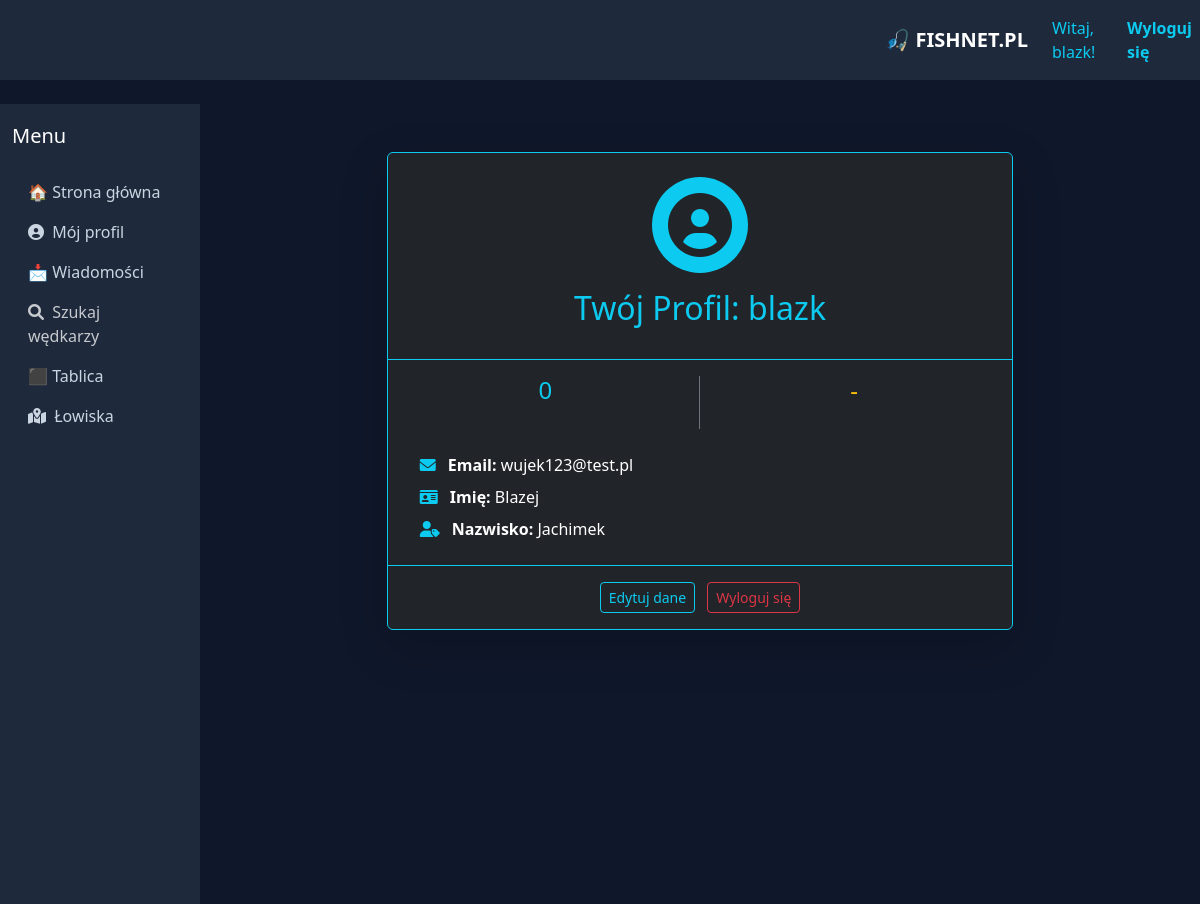
The app's page /profil/ (signed in), older data.
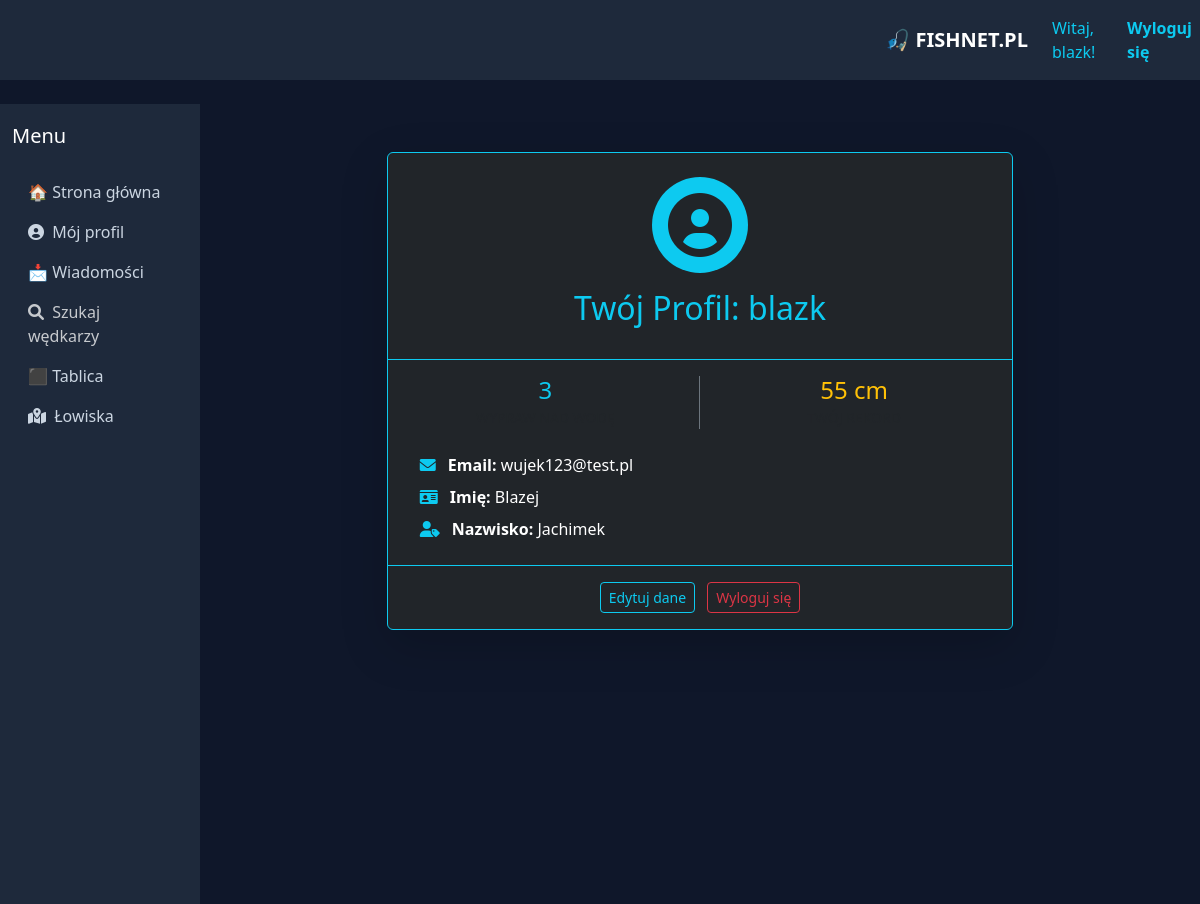
The same page, newer data.
### main/models.py (models this page shows, shortened)
class Polow(models.Model):
    uzytkownik = models.ForeignKey(User, on_delete=models.CASCADE, related_name='polowy')
    lowisko = models.ForeignKey(Lowisko, on_delete=models.SET_NULL, null=True, verbose_name="Miejsce połowu")
    gatunek_ryby = models.CharField(max_length=90, verbose_name="Gatunek ryby")
    waga_ryby = models.DecimalField(max_digits=6, decimal_places=2, help_text="kg", null=True, blank=True)
    dlugosc_ryby = models.PositiveIntegerField(help_text="cm", null=True, blank=True)
    data_polowu = models.DateTimeField(auto_now_add=True)
    zdjecie_ryby = models.ImageField(upload_to='zdjecia_ryb/', null=True, blank=True)
    opis = models.TextField(blank=True, verbose_name="Dodatkowe informacje")
    class Meta:
        verbose_name = "Połów"
        verbose_name_plural = "Połowy"

### users/views.py (the view)
# urls.py: path('profil/', user_views.profil, name='profil'),
@login_required
def profil(request):
    from main.models import Polow
    ryby = Polow.objects.filter(uzytkownik=request.user).order_by('-data_polowu')
    context = {
        'uzytkownik': request.user,
        'ryby': ryby,
        'liczba_ryb': ryby.count(),
        'najwieksza': ryby.order_by('-dlugosc_ryby').first(),
    }
    return render(request, 'users/profil.html', context)

### main/context_processor.py (called while the page is built)
def powiadomienia_systemowe(request):
    if request.user.is_authenticated:
        n_wiadomosci = Wiadomosc.objects.filter(odbiorca=request.user, czy_przeczytana=False).count()
        n_obserwujacy = Powiadomienie.objects.filter(odbiorca=request.user, czy_przeczytane=False).count()
        return {
            'nieprzeczytane_count': n_wiadomosci,
            'n_obserwujacy': n_obserwujacy,
            'suma_powiadomien': n_wiadomosci + n_obserwujacy
        }
    return {'nieprzeczytane_count': 0, 'n_obserwujacy': 0, 'suma_powiadomien': 0}

### users/templates/users/profil.html
{% extends 'main/base.html' %}
{% block content %}
<div class="container mt-5">
    <div class="row justify-content-center">
        <div class="col-md-8">
            <div class="card bg-dark border-info shadow-lg">
                <div class="card-header border-info text-center py-4">
                    <div class="rounded-circle bg-info d-inline-block p-3 mb-3">
                        <i class="fas fa-user-circle fa-4x text-dark"></i>
                    </div>
                    <h2 class="text-info">Twój Profil: {{ uzytkownik.username }}</h2>
                </div>
                <div class="card-body text-white">
                    <div class="row text-center mb-4">
                        <div class="col-6 border-end border-secondary">
                            <h4 class="text-info mb-0">{{ liczba_ryb }}</h4>
                            <small class="text-muted text-uppercase">Wypraw nad wodę</small>
                        </div>
                        <div class="col-6">
                            <h4 class="text-warning mb-0">
                                {% if najwieksza %}{{ najwieksza.dlugosc_ryby }} cm{% else %}-{% endif %}
                            </h4>
                            <small class="text-muted text-uppercase">Twój Rekord</small>
                        </div>
                    </div>
                    <div class="px-3">
                        <p class="mb-2"><i class="fas fa-envelope text-info me-2"></i> <strong>Email:</strong> {{ uzytkownik.email }}</p>
                        <p class="mb-2"><i class="fas fa-id-card text-info me-2"></i> <strong>Imię:</strong> {{ uzytkownik.first_name|default:"Nie podano" }}</p>
                        <p class="mb-2"><i class="fas fa-user-tag text-info me-2"></i> <strong>Nazwisko:</strong> {{ uzytkownik.last_name|default:"Nie podano" }}</p>
                    </div>
                </div>
                <div class="card-footer border-info text-center py-3">
                    <a href="{% url 'edytuj_profil' %}" class="btn btn-outline-info btn-sm me-2">Edytuj dane</a>
                    <a href="{% url 'logout' %}" class="btn btn-outline-danger btn-sm">Wyloguj się</a>
                </div>
            </div>
        </div>
    </div>
</div>
{% endblock %}

### main/templates/main/base.html (shortened to what this page needs)
<!DOCTYPE html>
<html lang="en">
<head>
    <link href="https://cdn.jsdelivr.net/npm/bootstrap@5.3.0/dist/css/bootstrap.min.css" rel="stylesheet">
    <link rel="stylesheet" href="https://cdnjs.cloudflare.com/ajax/libs/font-awesome/6.0.0/css/all.min.css">
</head>
<body>
<nav class="navbar navbar-expand-lg navbar-dark mb-4">
        <a class="navbar-brand fw-bold" href="{%url 'index' %}">🎣 FISHNET.PL</a>
        <div class="navbar-nav ms_auto">
            {% if user.is_authenticated %}
                <span class="nav-link text-info">Witaj, {{ user.username }}!</span>
                <li class="nav-item">
                    <a class="nav-link text-info fw-bold" href="#" onclick="document.getElementById('logout-form').submit();">
                        Wyloguj się
                    </a>
                </li>
            {% else %}
                <a class="nav-link" href="{% url 'login' %}">Zaloguj się</a>
                <a class="nav-link" href="{% url 'register' %}">Zarejestruj się</a>
            {% endif %}
        </div>
</nav>
<div class="container-fluid">
    <div class="row">
        <div class="col-md-2 sidebar d-none d-md-block">
            <h5 class="mb-4">Menu</h5>
            <ul class="nav flex-column">
                <li class="nav-item"><a class="nav-link" href="{% url 'index' %}">🏠 Strona główna</a></li>
                {% if user.is_authenticated %}
                <li class="nav-item">
                    <a class="nav-link" href="{% url 'profil_publiczny' user.username %}">
                        <i class="fas fa-user-circle me-1"></i> Mój profil
                    </a>
                </li>
                {% endif %}
                <li class="nav-item"><a class="nav-link" href="{% url 'lista_czatow' %}">📩 Wiadomości
                    </a>
                </li>
                <li class="nav-item">
                    <a class="nav-link fw-normal" href="{% url 'szukaj_wedkarzy' %}" style="color: rgba(255, 255, 255, 0.75);">
                        <i class="fas fa-search me-1"></i> Szukaj wędkarzy
                    </a>
                </li>
                <li class="nav-item"><a class="nav-link" href="{% url 'feed' %}">⬛ Tablica</a></li>
                <li class="nav-item">
                    <a class="nav-link" href="{% url 'mapa_lowisk' %}">
                        <i class="fas fa-map-marked-alt me-1"></i> Łowiska
                    </a>
                </li>
            </ul>
        </div>
        <div class="col-md-10">
            {% block content %}
            {% endblock %}
        </div>
    </div>
</div>
</body>
</html>

### main/templates/main/base.html (style rules this page uses)
body { background-color: #0f172a; color: white; }
.navbar { background-color: #1e293b; }
.sidebar { background-color: #1e293b; height: 100vh; padding-top: 20px; }
.nav-link { color: #cbd5e1; }
.card { background-color: #1e293b; border: 1px solid #334155; }

Row changes from the older to the newer data that the page shows:
added Polow: dlugosc_ryby "55"
Text that changed along with them:
{{ liczba_ryb }}: "0" → "3"
text now shown: "cm"
